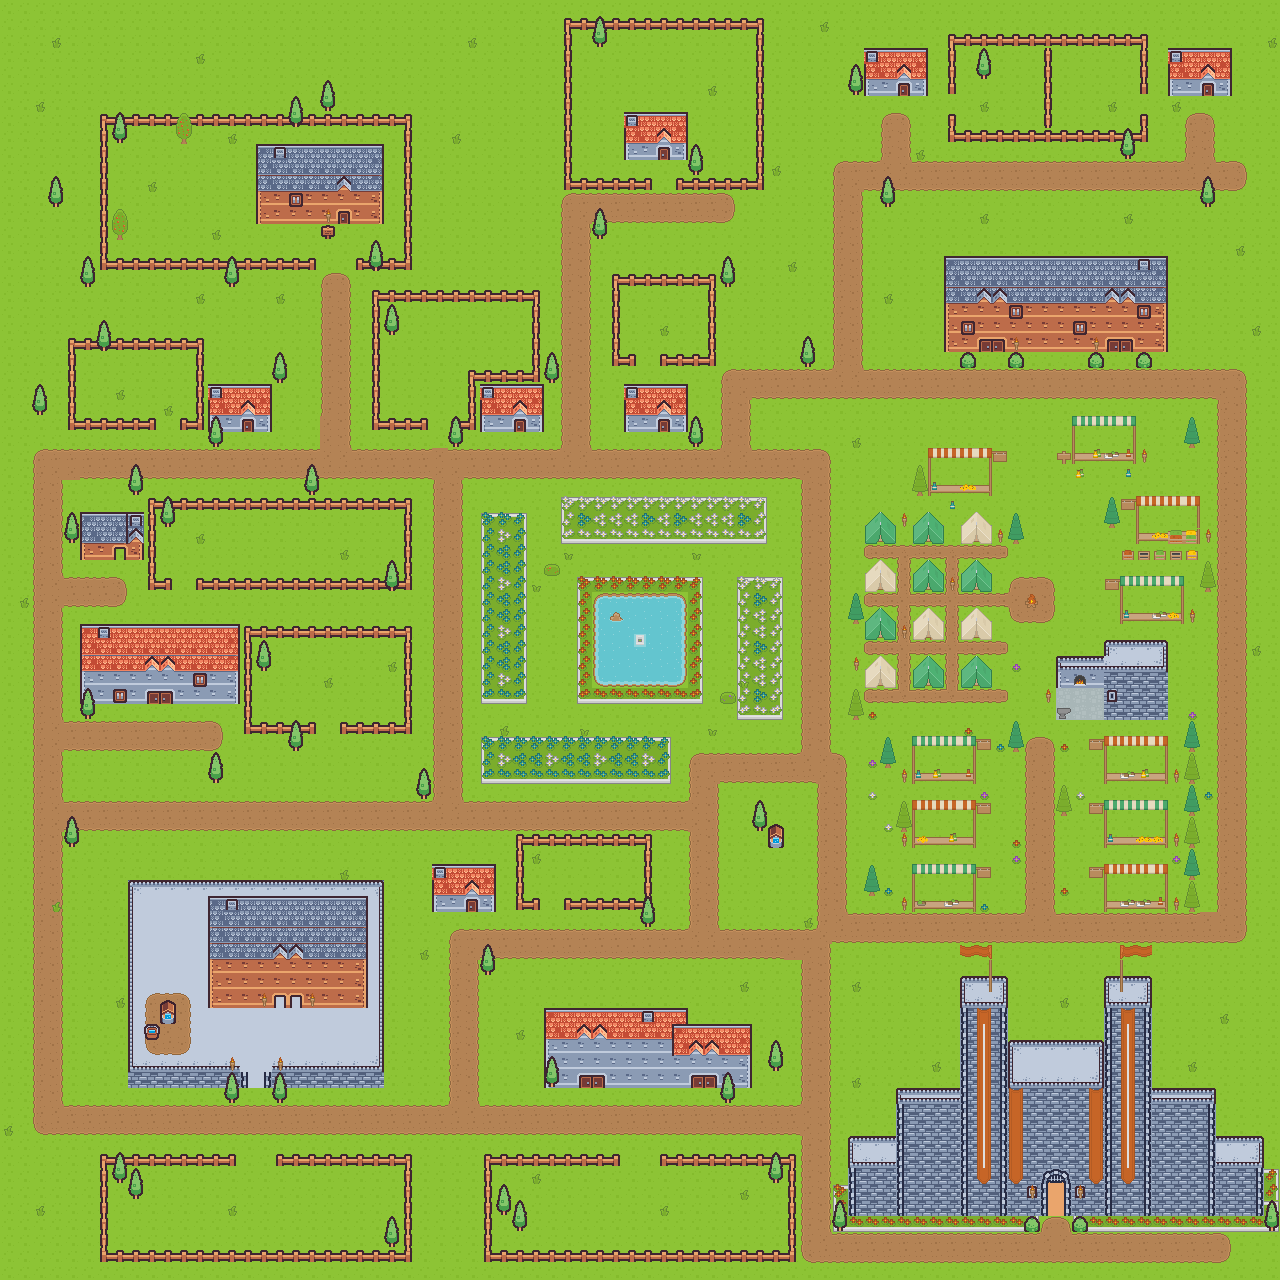

Tiled map render using the project's own tile images. Description and the map definition, with tile-layer contents summarised, below:
An orthogonal 80x80 tile map with 16x16 px tiles, 8 tile layers (interactLayer, background, decorationC, obstacles, ...), 5 tilesets.

<map version="1.10" tiledversion="1.11.2" orientation="orthogonal" renderorder="right-down" width="80" height="80" tilewidth="16" tileheight="16" infinite="0" nextlayerid="12" nextobjectid="24">
 <editorsettings>
  <export format="json" />
 </editorsettings>
 <tileset firstgid="1" name="animations" tilewidth="16" tileheight="16" tilecount="108" columns="18">
  <image source="../assets/animations.png" trans="000000" width="288" height="96" />
  <tile id="0">
   <properties>
    <property name="Coins" type="bool" value="true" />
    <property name="animationFrames" type="int" value="2" />
   </properties>
   <animation>
    <frame tileid="0" duration="150" />
    <frame tileid="1" duration="150" />
   </animation>
  </tile>
  <tile id="2">
   <properties>
    <property name="Coins" type="bool" value="true" />
    <property name="animationFrames" type="int" value="2" />
   </properties>
   <animation>
    <frame tileid="2" duration="150" />
    <frame tileid="3" duration="150" />
   </animation>
  </tile>
  <tile id="4">
   <properties>
    <property name="animationFrames" type="int" value="4" />
   </properties>
   <animation>
    <frame tileid="4" duration="300" />
    <frame tileid="5" duration="300" />
    <frame tileid="6" duration="300" />
    <frame tileid="7" duration="300" />
   </animation>
  </tile>
  <tile id="8">
   <properties>
    <property name="animationFrames" type="int" value="2" />
   </properties>
   <animation>
    <frame tileid="8" duration="150" />
    <frame tileid="9" duration="150" />
   </animation>
  </tile>
  <tile id="10">
   <properties>
    <property name="animationFrames" type="int" value="2" />
   </properties>
   <animation>
    <frame tileid="10" duration="150" />
    <frame tileid="11" duration="150" />
   </animation>
  </tile>
  <tile id="12">
   <properties>
    <property name="animationFrames" type="int" value="4" />
   </properties>
   <animation>
    <frame tileid="12" duration="300" />
    <frame tileid="13" duration="300" />
    <frame tileid="14" duration="300" />
    <frame tileid="15" duration="300" />
   </animation>
  </tile>
  <tile id="16">
   <properties>
    <property name="animationFrames" type="int" value="2" />
   </properties>
   <animation>
    <frame tileid="16" duration="300" />
    <frame tileid="17" duration="300" />
   </animation>
  </tile>
  <tile id="18">
   <properties>
    <property name="animationFrames" type="int" value="2" />
   </properties>
   <animation>
    <frame tileid="18" duration="300" />
    <frame tileid="19" duration="300" />
   </animation>
  </tile>
  <tile id="20">
   <properties>
    <property name="animationFrames" type="int" value="2" />
   </properties>
   <animation>
    <frame tileid="20" duration="300" />
    <frame tileid="21" duration="300" />
   </animation>
  </tile>
  <tile id="22">
   <properties>
    <property name="animationFrames" type="int" value="4" />
   </properties>
   <animation>
    <frame tileid="22" duration="300" />
    <frame tileid="23" duration="300" />
    <frame tileid="24" duration="300" />
    <frame tileid="25" duration="300" />
   </animation>
  </tile>
  <tile id="26">
   <properties>
    <property name="animationFrames" type="int" value="2" />
   </properties>
   <animation>
    <frame tileid="26" duration="300" />
    <frame tileid="27" duration="300" />
   </animation>
  </tile>
  <tile id="28">
   <properties>
    <property name="animationFrames" type="int" value="2" />
   </properties>
   <animation>
    <frame tileid="28" duration="300" />
    <frame tileid="29" duration="300" />
   </animation>
  </tile>
  <tile id="30">
   <properties>
    <property name="animationFrames" type="int" value="2" />
   </properties>
   <animation>
    <frame tileid="30" duration="300" />
    <frame tileid="31" duration="300" />
   </animation>
  </tile>
  <tile id="32">
   <properties>
    <property name="animationFrames" type="int" value="2" />
   </properties>
   <animation>
    <frame tileid="32" duration="300" />
    <frame tileid="33" duration="300" />
   </animation>
  </tile>
  <tile id="34">
   <properties>
    <property name="animationFrames" type="int" value="2" />
   </properties>
   <animation>
    <frame tileid="34" duration="300" />
    <frame tileid="35" duration="300" />
   </animation>
  </tile>
  <tile id="36">
   <properties>
    <property name="animationFrames" type="int" value="2" />
   </properties>
   <animation>
    <frame tileid="36" duration="300" />
    <frame tileid="37" duration="300" />
   </animation>
  </tile>
  <tile id="38">
   <properties>
    <property name="animationFrames" type="int" value="2" />
   </properties>
   <animation>
    <frame tileid="38" duration="300" />
    <frame tileid="39" duration="300" />
   </animation>
  </tile>
  <tile id="40">
   <properties>
    <property name="animationFrames" type="int" value="2" />
   </properties>
   <animation>
    <frame tileid="40" duration="300" />
    <frame tileid="41" duration="300" />
   </animation>
  </tile>
  <tile id="42">
   <properties>
    <property name="animationFrames" type="int" value="2" />
   </properties>
   <animation>
    <frame tileid="42" duration="300" />
    <frame tileid="43" duration="300" />
   </animation>
  </tile>
  <tile id="44">
   <properties>
    <property name="animationFrames" type="int" value="2" />
   </properties>
   <animation>
    <frame tileid="44" duration="300" />
    <frame tileid="45" duration="300" />
   </animation>
  </tile>
  <tile id="46">
   <properties>
    <property name="animationFrames" type="int" value="2" />
   </properties>
   <animation>
    <frame tileid="46" duration="300" />
    <frame tileid="47" duration="300" />
   </animation>
  </tile>
  <tile id="48">
   <properties>
    <property name="animationFrames" type="int" value="2" />
   </properties>
   <animation>
    <frame tileid="48" duration="300" />
    <frame tileid="49" duration="300" />
   </animation>
  </tile>
  <tile id="50">
   <properties>
    <property name="animationFrames" type="int" value="2" />
   </properties>
   <animation>
    <frame tileid="50" duration="300" />
    <frame tileid="51" duration="300" />
   </animation>
  </tile>
  <tile id="52">
   <properties>
    <property name="animationFrames" type="int" value="2" />
   </properties>
   <animation>
    <frame tileid="52" duration="300" />
    <frame tileid="53" duration="300" />
   </animation>
  </tile>
  <tile id="54">
   <properties>
    <property name="animationFrames" type="int" value="2" />
   </properties>
   <animation>
    <frame tileid="54" duration="300" />
    <frame tileid="55" duration="300" />
   </animation>
  </tile>
  <tile id="56">
   <properties>
    <property name="animationFrames" type="int" value="2" />
   </properties>
   <animation>
    <frame tileid="56" duration="300" />
    <frame tileid="57" duration="300" />
   </animation>
  </tile>
  <tile id="58">
   <properties>
    <property name="animationFrames" type="int" value="2" />
   </properties>
   <animation>
    <frame tileid="58" duration="300" />
    <frame tileid="59" duration="300" />
   </animation>
  </tile>
  <tile id="60">
   <properties>
    <property name="animationFrames" type="int" value="2" />
   </properties>
   <animation>
    <frame tileid="60" duration="300" />
    <frame tileid="61" duration="300" />
   </animation>
  </tile>
  <tile id="62">
   <properties>
    <property name="animationFrames" type="int" value="2" />
   </properties>
   <animation>
    <frame tileid="62" duration="300" />
    <frame tileid="63" duration="300" />
   </animation>
  </tile>
  <tile id="64">
   <properties>
    <property name="animationFrames" type="int" value="2" />
   </properties>
   <animation>
    <frame tileid="64" duration="300" />
    <frame tileid="65" duration="300" />
   </animation>
  </tile>
  <tile id="66">
   <properties>
    <property name="animationFrames" type="int" value="2" />
   </properties>
   <animation>
    <frame tileid="66" duration="300" />
    <frame tileid="67" duration="300" />
   </animation>
  </tile>
  <tile id="68">
   <properties>
    <property name="animationFrames" type="int" value="2" />
   </properties>
   <animation>
    <frame tileid="68" duration="300" />
    <frame tileid="69" duration="300" />
   </animation>
  </tile>
  <tile id="70">
   <properties>
    <property name="animationFrames" type="int" value="2" />
   </properties>
   <animation>
    <frame tileid="70" duration="300" />
    <frame tileid="71" duration="300" />
   </animation>
  </tile>
 </tileset>
 <tileset firstgid="109" name="insideSheet1" tilewidth="16" tileheight="16" spacing="1" tilecount="1767" columns="57">
  <image source="../assets/insideSheet1.png" trans="000000" width="968" height="526" />
 </tileset>
 <tileset firstgid="1876" name="outsideSheet1" tilewidth="16" tileheight="16" spacing="1" tilecount="132" columns="12">
  <image source="../assets/outsideSheet1.png" trans="000000" width="203" height="186" />
  <tile id="29">
   <properties>
    <property name="mush" type="bool" value="true" />
   </properties>
  </tile>
  <tile id="131">
   <properties>
    <property name="bucket" type="bool" value="true" />
   </properties>
  </tile>
 </tileset>
 <tileset firstgid="2008" name="playerSheets" tilewidth="16" tileheight="16" tilecount="5" columns="5">
  <image source="../assets/playerSheets.png" trans="ff00ff" width="80" height="16" />
 </tileset>
 <tileset firstgid="2013" name="charBuilder" tilewidth="16" tileheight="16" spacing="1" tilecount="648" columns="54">
  <image source="../assets/charBuilder.png" trans="ff00ff" width="918" height="203" />
 </tileset>
 <layer id="9" name="interactLayer" width="80" height="80">
  <data>[6400 cells, 15 non-empty, 1 distinct tile ids]</data>
 </layer>
 <layer id="6" name="background" width="80" height="80">
  <data>[6400 cells, 6400 non-empty, 3 distinct tile ids]</data>
 </layer>
 <layer id="8" name="decorationC" width="80" height="80">
  <data>[6400 cells, 1275 non-empty, 29 distinct tile ids]</data>
 </layer>
 <layer id="5" name="obstacles" width="80" height="80">
  <data>[6400 cells, 1871 non-empty, 146 distinct tile ids]</data>
 </layer>
 <layer id="3" name="decorationB" width="80" height="80">
  <data>[6400 cells, 57 non-empty, 14 distinct tile ids]</data>
 </layer>
 <layer id="4" name="damageLayer" width="80" height="80">
  <data>[6400 cells, 0 non-empty, 0 distinct tile ids]</data>
 </layer>
 <layer id="2" name="decorationA" width="80" height="80">
  <data>[6400 cells, 303 non-empty, 24 distinct tile ids]</data>
 </layer>
 <layer id="11" name="collectables" width="80" height="80">
  <data>[6400 cells, 0 non-empty, 0 distinct tile ids]</data>
 </layer>
</map>
